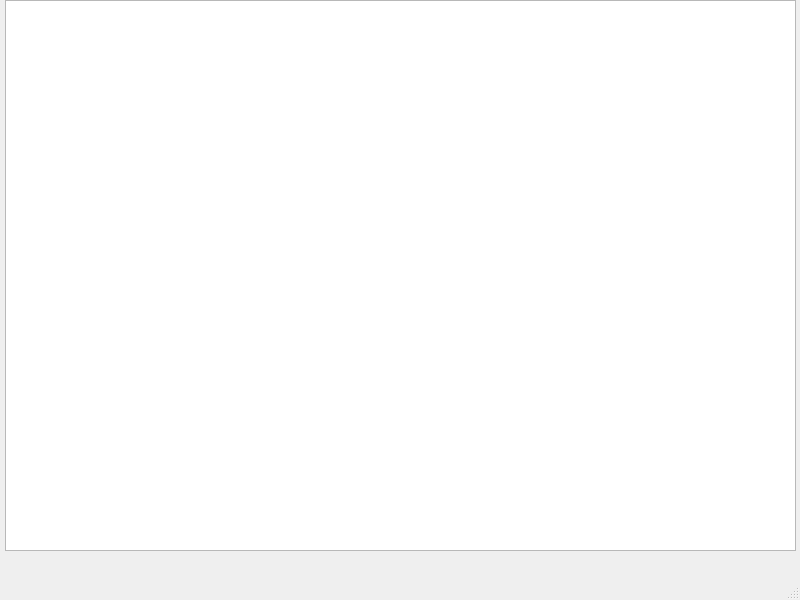
<?xml version="1.0" encoding="UTF-8"?>
<ui version="4.0">
 <class>MainWindow</class>
 <widget class="QMainWindow" name="MainWindow">
  <property name="geometry">
   <rect>
    <x>0</x>
    <y>0</y>
    <width>800</width>
    <height>600</height>
   </rect>
  </property>
  <property name="windowTitle">
   <string>MainWindow</string>
  </property>
  <widget class="QWidget" name="centralwidget">
   <widget class="QTableView" name="tableView">
    <property name="geometry">
     <rect>
      <x>5</x>
      <y>0</y>
      <width>791</width>
      <height>551</height>
     </rect>
    </property>
   </widget>
  </widget>
  <widget class="QMenuBar" name="menubar">
   <property name="geometry">
    <rect>
     <x>0</x>
     <y>0</y>
     <width>800</width>
     <height>24</height>
    </rect>
   </property>
  </widget>
  <widget class="QStatusBar" name="statusbar"/>
 </widget>
 <resources/>
 <connections/>
</ui>
